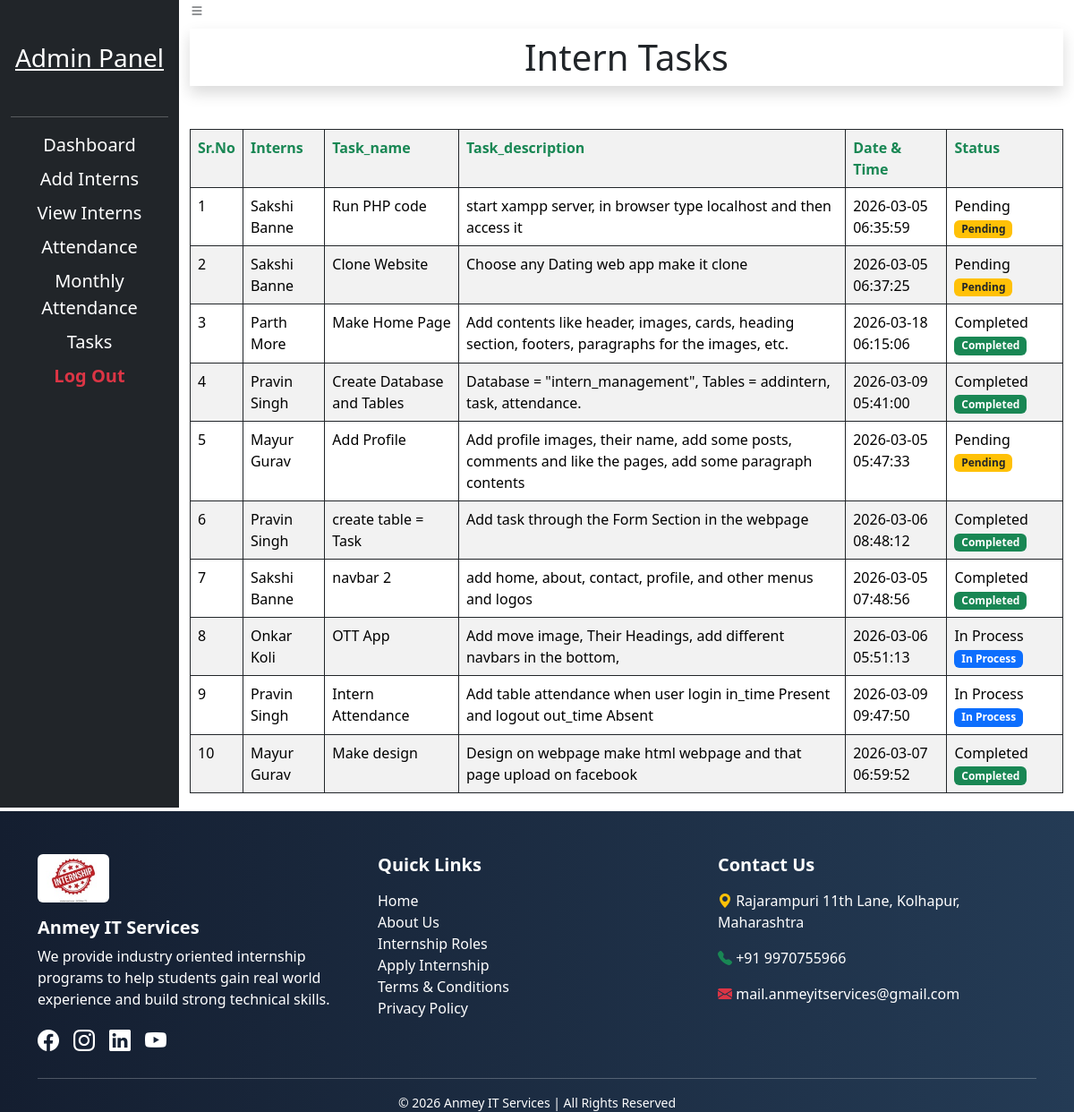
Page /admin/tasks.php on the committed database.
### tables this page shows
CREATE TABLE `task` (
  `id` int(10) NOT NULL,
  `intern_id` int(11) NOT NULL,
  `task_name` varchar(255) NOT NULL,
  `task_description` text NOT NULL,
  `created_at` timestamp NOT NULL DEFAULT current_timestamp() ON UPDATE current_timestamp(),
  `status` enum('Pending','Completed','In Process') NOT NULL DEFAULT 'Pending'
);

CREATE TABLE `add_intern` (
  `id` int(10) NOT NULL,
  `name` varchar(255) NOT NULL,
  `email` varchar(255) NOT NULL,
  `password` varchar(255) NOT NULL,
  `mobile` varchar(15) NOT NULL,
  `created_at` timestamp NOT NULL DEFAULT current_timestamp()
);

### admin/tasks.php (the view, shortened to what this page needs)
<!DOCTYPE html>
<html lang="en">
<head>
<link href="https://cdn.jsdelivr.net/npm/bootstrap@5.3.3/dist/css/bootstrap.min.css" rel="stylesheet">
<link rel="stylesheet" href="https://cdnjs.cloudflare.com/ajax/libs/font-awesome/7.0.1/css/all.min.css"/>
</head>
<body>
<div class="container-fluid">
    <div class="row">
        <?php include 'sidebar.php'; ?>
        <div class="col-lg-10">
            <a href="#">
                <i class="bi bi-list text-dark mt-2"></i>
            </a>
            <h1 class="mt-2 text-center shadow p-2">Intern Tasks</h1>
            <table class="mt-5 table table-striped table-hover table-bordered border-dark">
                <tr>
                    <th class="text-success">Sr.No</th>
                    <th class="text-success">Interns</th>
                    <th class="text-success">Task_name</th>
                    <th class="text-success">Task_description</th>
                    <th class="text-success">Date & Time</th>
                    <th class="text-success">Status</th>
                </tr>
                <?php
                    include '../admin/connect.php';
                    $sql = "SELECT task.*,i.name FROM `task` inner join `add_intern` as i on task.intern_id = i.id";
                    $result = mysqli_query($conn, $sql);
                    $i = 1;
                    if(mysqli_num_rows($result) > 0)
                    {
                        while($rows = mysqli_fetch_assoc($result))
                        {
                            ?>
                            <tr>
                                <td>
                                    <?= $i ?>
                                </td>
                                <td>
                                    <?= $rows['name'] ?>
                                </td>
                                <td>
                                    <?= $rows['task_name'] ?>
                                </td>
                                <td>
                                    <?= $rows['task_description'] ?>
                                </td>
                                <td>
                                    <?= $rows['created_at'] ?>
                                </td>
                                <td>
                                    <?=
                                        $status = $rows['status'];
                                        if($status == "Completed")
                                        {
                                            echo "<span class='badge bg-success'>Completed</span>";
                                        }
                                        else if($status == "Pending")
                                        {
                                            echo "<span class='badge bg-warning text-dark'>Pending</span>";
                                        }
                                        else if($status == "In Process")
                                        {
                                            echo "<span class='badge bg-primary'>In Process</span>";
                                        }
                                        else
                                        {
                                            echo $status;
                                        }
                                    ?>
                                </td>
                            </tr>
                            <?php
                            $i++;
                        }
                    }
                ?>
            </table>
        </div>
        <?php include '../footer.php'; ?>
    </div>
</div>
</body>
</html>

### admin/sidebar.php (shortened to what this page needs)
<!DOCTYPE html>
<html lang="en">
<head>
    <link href="https://cdn.jsdelivr.net/npm/bootstrap@5.3.3/dist/css/bootstrap.min.css" rel="stylesheet">
    <link rel="stylesheet" href="https://cdnjs.cloudflare.com/ajax/libs/bootstrap-icons/1.13.1/font/bootstrap-icons.min.css"/>
</head>
<body>
        <div class="col-lg-2 col-md-2 bg-dark text-white min-vh-100">
            <h1 class="mb-5 fs-3 text-center position-relative mt-5 text-decoration-underline">Admin Panel</h1>
            <hr>
            <a href="role.php" class="mb-2 fs-5 d-block text-white text-decoration-none text-center">Dashboard</a>
            <a href="addintern.php" class="mb-2 d-block fs-5 text-white text-decoration-none text-center">Add Interns</a>
            <a href="viewinterns.php" class="mb-2 d-block fs-5 text-white text-decoration-none text-center">View Interns</a>
            <a href="attendance.php" class="mb-2 d-block fs-5 text-white text-decoration-none text-center">Attendance</a>
            <a href="monthsattend.php" class=" text-center mb-2 d-block fs-5 text-white text-decoration-none">Monthly Attendance</a>
            <a href="tasks.php" class=" text-center mb-2 d-block fs-5 text-white text-decoration-none">Tasks</a>
            <a href="admin_logout.php" class=" text-center mb-2 d-block fs-5 text-danger fw-bold text-decoration-none">Log Out</a>
        </div>
</body>
</html>

### footer.php (shortened to what this page needs)
<!DOCTYPE html>
<html lang="en">
<head>
    <link href="https://cdn.jsdelivr.net/npm/bootstrap@5.3.3/dist/css/bootstrap.min.css" rel="stylesheet">
</head>
<body>
<div class="text-white mt-1 navbar-custom">
    <div class="container mt-5">
        <div class="row gy-4">
            <div class="col-lg-4">
                <img src="images/logo.jpg" width="80px" class="rounded mb-3">
                <h5 class="fw-bold">Anmey IT Services</h5>
                <p>
                    We provide industry oriented internship programs to help students
                    gain real world experience and build strong technical skills.
                </p>
                <div class="d-flex gap-3 fs-4">
                    <a href="#" class="text-white"><i class="bi bi-facebook"></i></a>
                    <a href="#" class="text-white"><i class="bi bi-instagram"></i></a>
                    <a href="#" class="text-white"><i class="bi bi-linkedin"></i></a>
                    <a href="#" class="text-white"><i class="bi bi-youtube"></i></a>
                </div>
            </div>
            <div class="col-lg-4">
                <h5 class="fw-bold mb-3">Quick Links</h5>
                <ul class="list-unstyled footer-links">
                    <li class="nav-item"><a href="#" class="text-white nav-link">Home</a></li>
                    <li class="nav-item"><a href="#" class="text-white nav-link">About Us</a></li>
                    <li class="nav-item"><a href="#" class="text-white nav-link">Internship Roles</a></li>
                    <li class="nav-item"><a href="#" class="text-white nav-link">Apply Internship</a></li>
                    <li class="nav-item"><a href="#" class="text-white nav-link">Terms & Conditions</a></li>
                    <li class="nav-item"><a href="#" class="text-white nav-link">Privacy Policy</a></li>
                </ul>
            </div>
            <div class="col-lg-4">
                <h5 class="fw-bold mb-3">Contact Us</h5>
                <p>
                    <i class="bi bi-geo-alt-fill text-warning"></i>
                    Rajarampuri 11th Lane, Kolhapur, Maharashtra
                </p>
                <p>
                    <i class="bi bi-telephone-fill text-success"></i>
                    +91 9970755966
                </p>
                <p>
                    <i class="bi bi-envelope-fill text-danger"></i>
                    mail.anmeyitservices@gmail.com
                </p>
            </div>
        </div>
        <hr class="border-light mt-4">
        <div class="text-center small">
            © 2026 Anmey IT Services | All Rights Reserved
        </div>
    </div>
</div>
</body>
</html>

### footer.php (style rules this page uses)
.navbar-custom { background: linear-gradient(90deg,#141e30,#243b55); }

### rows in the picture
task: intern.name "Sakshi Banne", task_name "Run PHP code", task_description "start xampp server, in browser type localhost and then access it", created_at "2026-03-05 06:35:59", status "Pending"
task: intern.name "Sakshi Banne", task_name "Clone Website", task_description "Choose any Dating web app make it clone", created_at "2026-03-05 06:37:25", status "Pending"
task: intern.name "Parth More", task_name "Make Home Page", task_description "Add contents like header, images, cards, heading section, footers, paragraphs for the images, etc.", created_at "2026-03-18 06:15:06", status "Completed"
task: intern.name "Pravin Singh", task_name "Create Database and Tables", task_description "Database = \"intern_management\", Tables = addintern, task, attendance.", created_at "2026-03-09 05:41:00", status "Completed"
task: intern.name "Mayur Gurav", task_name "Add Profile", task_description "Add profile images, their name, add some posts, comments and like the pages, add some paragraph contents", created_at "2026-03-05 05:47:33", status "Pending"
task: intern.name "Pravin Singh", task_name "create table = Task", task_description "Add task through the Form Section in the webpage", created_at "2026-03-06 08:48:12", status "Completed"
task: intern.name "Sakshi Banne", task_name "navbar 2", task_description "add home, about, contact, profile, and other menus and logos", created_at "2026-03-05 07:48:56", status "Completed"
task: intern.name "Onkar Koli", task_name "OTT App", task_description "Add move image, Their Headings, add different navbars in the bottom,", created_at "2026-03-06 05:51:13", status "In Process"
task: intern.name "Pravin Singh", task_name "Intern Attendance", task_description "Add table attendance when user login in_time Present and logout out_time Absent", created_at "2026-03-09 09:47:50", status "In Process"
task: intern.name "Mayur Gurav", task_name "Make design", task_description "Design on webpage make html webpage and that page upload on facebook", created_at "2026-03-07 06:59:52", status "Completed"
